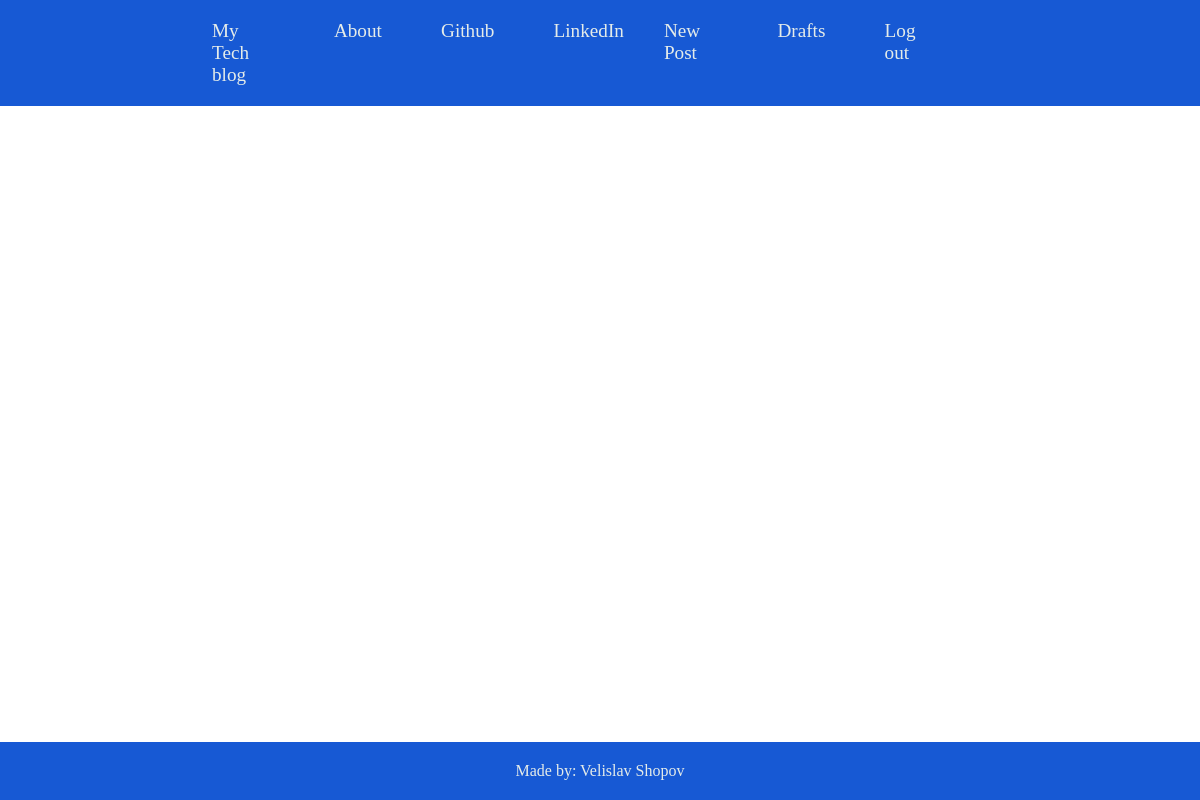
/post/2/drafts (signed in), run on an earlier commit of the app's database.
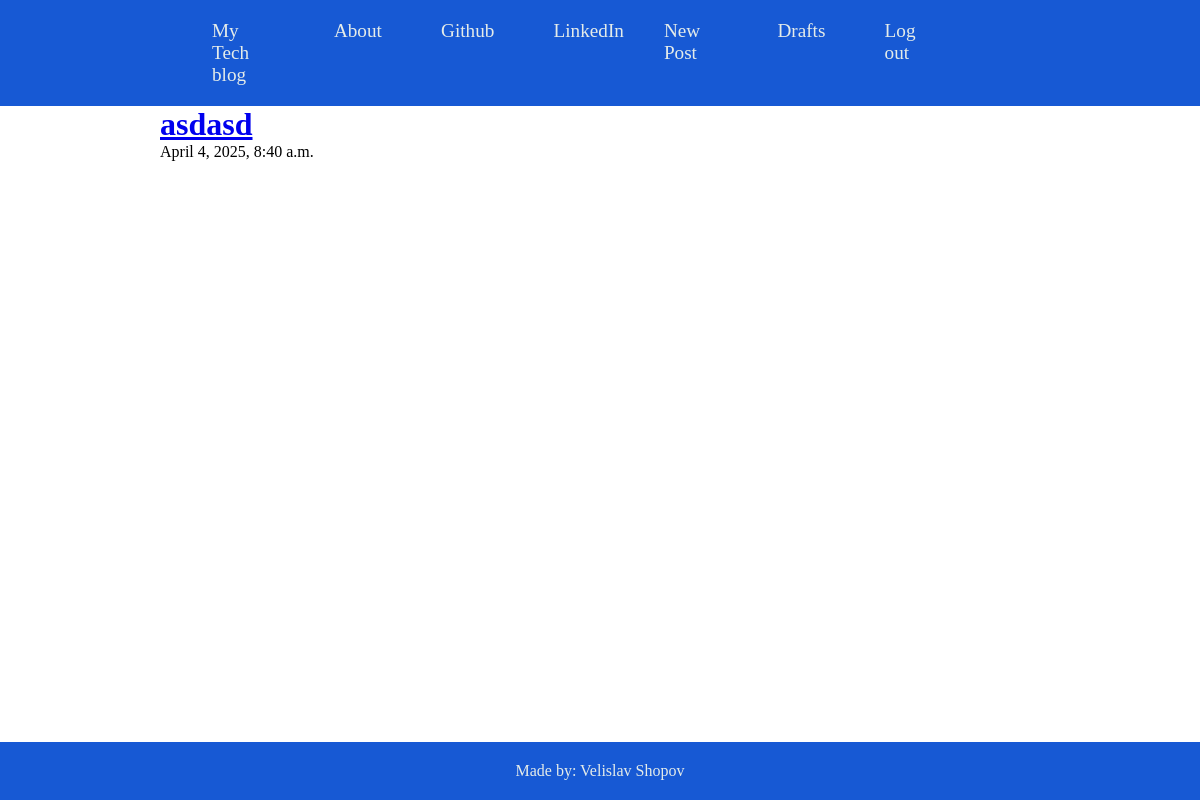
And on a later commit of the database.
### main_app/models.py (models this page shows)
class Post(models.Model):
    author = models.ForeignKey(User, on_delete=models.CASCADE)
    title = models.CharField(max_length=100)
    content = models.TextField()
    date_posted = models.DateTimeField(auto_now_add=True)
    is_published = models.BooleanField(default=False)

### main_app/views.py (the view)
# urls.py: path('<int:pk>/drafts',views.DraftsListView.as_view(), name='drafts'),
class DraftsListView(ListView):
    model = Post
    context_object_name = 'drafts'
    template_name = 'main_app/drafts.html'
    def get_queryset(self):
        return Post.objects.filter(is_published=False, author=self.request.user)

### templates/main_app/drafts.html (shortened to what this page needs)
{% extends 'main_app/base.html' %}
{% block main %}
    {% for draft in drafts %}
        <div>
            <h1><a href="{% url 'main_app:post_detail' pk=draft.pk%}">{{ draft.title }}</a></h1>
            <p>{{ draft.date_posted }}</p>
        </div>
    {% endfor %}
{% endblock %}

What changed in the data, as far as the page shows it:
added Post: title "asdasd", date_posted "April 4, 2025, 8:40 a.m."
